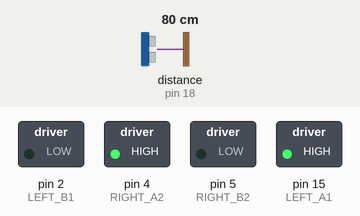
This sketch was run on a simulated Arduino Uno, built with avr-gcc and run on an emulated ATmega328P. On the bench: switched loads named in the sketch (green lamp = pin HIGH). Wiring (inferred from the names in the program): ultrasonic range finder: trigger pin 19; echo pin 18. Dashed ring = blinking. The test bench sets the inputs (shaded band); at power-on: distance to the obstacle (sensor on pin 18) 80 cm. The echo pulse lasts 58.3 µs per cm; pins used as bus, display or sensor lines are not drawn; what the sketch prints to the serial monitor is not drawn.

Above: at 1.2 s.
1.3 s: distance to the obstacle (sensor on pin 18) set to 34 cm
2.8 s: distance to the obstacle (sensor on pin 18) set to 27 cm
At 5.12 s:
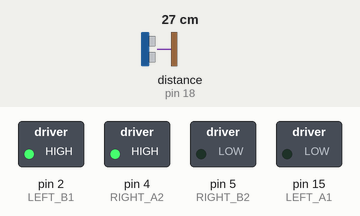
5.8 s: distance to the obstacle (sensor on pin 18) set to 35 cm
At 6.5 s:
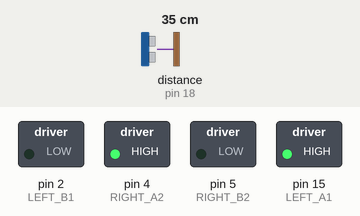
7.4 s: distance to the obstacle (sensor on pin 18) set to 2 cm
At 7.52 s:
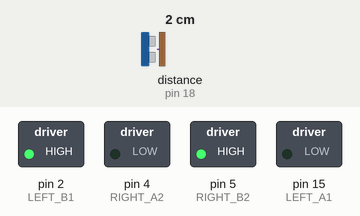
Timing chart, 0 to 11.4 s (numbered marks = the images above; inputs shaded):
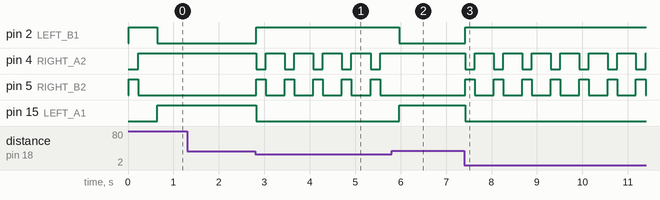

Measured:
- the behaviour switches between 31 and 30 cm on distance to the obstacle (sensor on pin 18) (found by bisection; images 0 and 1)
- after the input at 2.8 s, pin 2 (LEFT_B1): LOW → HIGH at once; pin 4 (RIGHT_A2): alternates HIGH for 0.42 s and LOW for 0.22 s, starting at once; pin 5 (RIGHT_B2): alternates HIGH for 0.22 s and LOW for 0.42 s, starting at once; pin 15 (LEFT_A1): HIGH → LOW at once
- after the input at 5.8 s, pin 2 (LEFT_B1): HIGH → LOW after 0.17 s; pin 4 (RIGHT_A2): stops changing and stays HIGH; pin 5 (RIGHT_B2): stops changing and stays LOW; pin 15 (LEFT_A1): LOW → HIGH after 0.17 s
- after the input at 7.4 s, pin 2 (LEFT_B1): LOW → HIGH at once; pin 4 (RIGHT_A2): alternates HIGH for 0.42 s and LOW for 0.21 s, starting at once; pin 5 (RIGHT_B2): alternates HIGH for 0.21 s and LOW for 0.42 s, starting at once; pin 15 (LEFT_A1): HIGH → LOW at once

The sketch:

motor2.ino
```cpp
#define LEFT_A1 15
#define LEFT_B1 2
#define RIGHT_A2 4
#define RIGHT_B2 5

const int trigPin = 19;
const int echoPin = 18;

//define sound speed in cm/uS
#define SOUND_SPEED 0.034
// #define CM_TO_INCH 0.393701

long duration;
float distance;

int currState = 0;
int nextState = 1;

unsigned long int forwardStartTime;
unsigned long int stopStartTime;
unsigned long int backStartTime;
unsigned long int leftStartTime;
unsigned long int totalForwardTime = 0;

void setup() {
  Serial.begin(115200);
  pinMode(trigPin, OUTPUT); // Sets the trigPin as an Output
  pinMode(echoPin, INPUT); // Sets the echoPin as an Input
  pinMode(LEFT_A1, OUTPUT);
  pinMode(RIGHT_A2, OUTPUT);
  pinMode(LEFT_B1, OUTPUT);
  pinMode(RIGHT_B2, OUTPUT);
}


void loop() {
  digitalWrite(trigPin, HIGH);
  delayMicroseconds(10);
  digitalWrite(trigPin, LOW);

  // Reads the echoPin, returns the sound wave travel time in microseconds
  duration = pulseIn(echoPin, HIGH);
  // Calculate the distance
  distance = duration * SOUND_SPEED/2;
  Serial.print("\nDistance: ");
  Serial.println(distance);
  Serial.println(currState  );
  delay(5);  // very important code!
  // smallest possible value,
  // otherwise the sampling rate will be set to 1000 (1 second delay)

  /* State Trnsitions
    0 --> 0 keep moving forward
    0 --> 1 obstacle detected < 10 cm

    1 --> 1 moving backward
    1 --> 2 backward timing achieved

    2 --> 2 turning to the left
    2 --> 0 turning timing achieved
  */

  int prevState = currState;
  currState = nextState;
  if (currState == 0) {
    if (distance <= 30) {
      nextState = 1;
    } else if(prevState != currState){  // just started
      forward();
      forwardStartTime = millis();
    }else if (millis() - forwardStartTime > 10000) {
      nextState = 2;
    }
  } else if (currState == 1) {
    if (prevState != currState) {  // start moving backward
      backward();
      backStartTime = millis();
    } else if (millis() - backStartTime > 200) {
      nextState = 2;
    }
  } else if (currState == 2) {
    if (prevState != currState) {  // start turning left
      left();
      leftStartTime = millis();
    } else if (millis() - leftStartTime > 400) {
      nextState = 0;
    }
  }
}

void forward() {
  Serial.println("=======Maju");
  digitalWrite(LEFT_A1, HIGH);
  digitalWrite(LEFT_B1, LOW);
  digitalWrite(RIGHT_A2, HIGH);
  digitalWrite(RIGHT_B2, LOW);
}
void backward() {
  Serial.println("Mundur=====");
  digitalWrite(LEFT_A1, LOW);
  digitalWrite(LEFT_B1, HIGH);
  digitalWrite(RIGHT_A2, LOW);
  digitalWrite(RIGHT_B2, HIGH);
}
void left() {
  Serial.println("++Putar kiri++");
  digitalWrite(LEFT_A1, LOW);
  digitalWrite(LEFT_B1, HIGH);
  digitalWrite(RIGHT_A2, HIGH);
  digitalWrite(RIGHT_B2, LOW);
}
void right() {
  Serial.println("Putar kanan");
  digitalWrite(LEFT_A1, HIGH);
  digitalWrite(LEFT_B1, LOW);
  digitalWrite(RIGHT_A2, LOW);
  digitalWrite(RIGHT_B2, HIGH);
}
void stop() {
  Serial.println("Berhenti");
  digitalWrite(LEFT_A1, LOW);
  digitalWrite(LEFT_B1, LOW);
  digitalWrite(RIGHT_A2, LOW);
  digitalWrite(RIGHT_B2, LOW);
}
```
